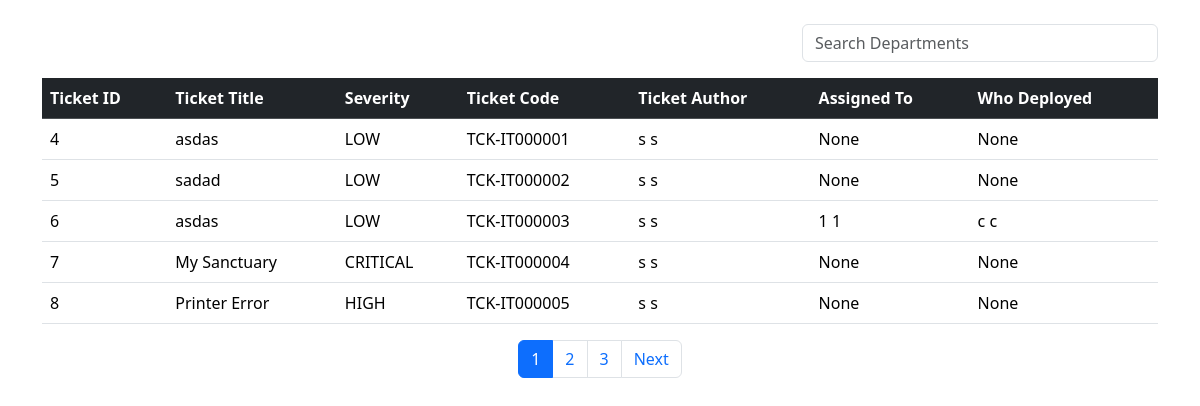
The page /UI_ticketCompilation on the database its author committed.
### ts_login/models.py (models this page shows, shortened)
class Ticket(models.Model):
    ticketCode = models.CharField(max_length=200,unique=True)
    ticketSeverity = models.CharField(
        max_length=20,
        choices=[('LOW','Low'),
                 ('MEDIUM','Medium'),
                 ('HIGH','High'),
                 ('CRITICAL','Critical'),
                 ('DANGER','Danger')],
        default='LOW')
    ticketTitle = models.CharField(max_length=200)
    ticketBody = models.TextField()
    ticketAuthor = models.ForeignKey(
        Tbl_AdmUser,
        on_delete=models.CASCADE,
        null=True,
        blank=True,
        related_name="tickets_created"
    )
    ticketAssignedTo = models.ForeignKey(
        Tbl_AdmUser,
        on_delete=models.SET_NULL,
        null=True,
        blank = True,
        related_name="assigned_tickets"
    )
    ticketDeployer= models.ForeignKey(
        Tbl_AdmUser,
        on_delete=models.SET_NULL,
        null=True,
        blank = True,
        related_name="tickets_Deployed"
    )
    ticketStatus=models.CharField(
        max_length=50,
        choices=[('OPEN','Open'),('IN_PROGRESS','In Progress'),('RESOLVED','Resolved'),
                 ('CLOSED','Closed'),('REJECTED','Rejected')],default='OPEN'
    )
    ticketCreatedAt = models.DateTimeField(auto_now_add=True)
    ticketUpdatedAt = models.DateTimeField(auto_now=True)

### userLogin/models.py (models this page shows)
class Tbl_AdmUser(models.Model):
    credentials = models.OneToOneField( userCredentials,on_delete=models.CASCADE,null=True)
    fname = models.CharField(max_length=100)
    mname = models.CharField(max_length=100)
    lname = models.CharField(max_length=100)
    bday = models.DateField()
    sex= models.CharField( max_length=1, choices=[ ('M','Male'), ('F','Female')])
    address = models.TextField()
    contactNo = models.CharField(max_length=20)
    isAdmin = models.BooleanField(default=False)
    isUser = models.BooleanField(default = True)
    isDeploy = models.BooleanField(default = False)
    dept = models.ForeignKey(TblAdmDepartment, on_delete=models.PROTECT, null= True, blank =True)
    def __str__(self):
        return f"{self.fname} {self.lname}"

### ts_login/views.py (the view)
# urls.py: path('UI_ticketCompilation',UI_showAllTicketCards,name='UI_showAllTicketCards'),
def UI_showAllTicketCards(request):
    ticketTable_count = Ticket.objects.all().order_by('id')
    paginator= Paginator(ticketTable_count,5)
    page_number = request.GET.get('page')
    ticketTable = paginator.get_page(page_number)
    return render(request,'UI_ticketCompilation.html',{'ticketTable':ticketTable})

### ts_login/templates/UI_ticketCompilation.html (shortened to what this page needs)
<!DOCTYPE html>
<html lang="en">
<head>
    <link href="https://cdn.jsdelivr.net/npm/bootstrap@5.3.2/dist/css/bootstrap.min.css" rel="stylesheet">
</head>
<body>
    <div class="container mt-4">
        <div class="row mb-3">
            <div class="col-md-4 ms-auto">
                <input type="text" id="ticketSearch" class="form-control" placeholder="Search Departments">
            </div>
        </div>
        <table class="table table-hover align-middle" id="ticketTable">
            <thead class="table-dark">
                <tr>
                    <th>Ticket ID </th>
                    <th>Ticket Title</th>
                    <th>Severity</th>
                    <th>Ticket Code</th>
                    <th>Ticket Author</th>
                    <th>Assigned To</th>
                    <th>Who Deployed</th>
                </tr>
            </thead>
            <tbody>
                {% for x in ticketTable %}
                <tr style="cursor:pointer" data-bs-toggle="modal" data-bs-target="#userModal" data-id="{{ x.id }}"
                    data-name="{{ x.ticketTitle }}" data-dept="{{ x.dept }}" data-ticket-body="{{ x.ticketBody }}"
                    data-ticket-author="{{x.ticketAuthor}}" data-ticket-timestamp="{{x.ticketCreatedAt}}"
                    data-ticket-status="{{ x.ticketStatus }}" data-ticket-Updated="{{ x.ticketUpdatedAt }}"
                    data-deploy="{{ x.isDeploy }}" data-user="{{ x.isUser }}">
                    <td>{{ x.id }}</td>
                    <td>{{ x.ticketTitle}} </td>
                    <td>{{ x.ticketSeverity }}</td>
                    <td>{{ x.ticketCode }}</td>
                    <td>{{ x.ticketAuthor }}</td>
                    <td>{{ x.ticketAssignedTo }}</td>
                    <td>{{ x.ticketDeployer }}</td>
                </tr>
                {% empty %}
                <tr>
                    <td colspan="5" class="text-center text-muted">
                        No records found
                    </td>
                </tr>
                {% endfor %}
            </tbody>
        </table>
    </div>
    <nav>
        <ul class="pagination justify-content-center">
            {% for num in ticketTable.paginator.page_range %}
            <li class="page-item {% if ticketTable.number == num %}active{% endif %}">
                <a class="page-link" href="?page={{ num }}">{{ num }}</a>
            </li>
            {% endfor %}
            {% if ticketTable.has_next %}
            <li class="page-item">
                <a class="page-link" href="?page={{ ticketTabledept_count.next_page_number}}">
                    Next</a>
            </li>
            {% endif %}
        </ul>
    </nav>
</body>
</html>

### rows shown on the page
Ticket: id "4", ticketTitle "asdas", ticketSeverity "LOW", ticketCode "TCK-IT000001", ticketAuthor "s s", ticketAssignedTo "None", ticketDeployer "None"
Ticket: id "5", ticketTitle "sadad", ticketSeverity "LOW", ticketCode "TCK-IT000002", ticketAuthor "s s", ticketAssignedTo "None", ticketDeployer "None"
Ticket: id "6", ticketTitle "asdas", ticketSeverity "LOW", ticketCode "TCK-IT000003", ticketAuthor "s s", ticketAssignedTo "1 1", ticketDeployer "c c"
Ticket: id "7", ticketTitle "My Sanctuary", ticketSeverity "CRITICAL", ticketCode "TCK-IT000004", ticketAuthor "s s", ticketAssignedTo "None", ticketDeployer "None"
Ticket: id "8", ticketTitle "Printer Error", ticketSeverity "HIGH", ticketCode "TCK-IT000005", ticketAuthor "s s", ticketAssignedTo "None", ticketDeployer "None"

### other values the page prints
{{ num }} "1" "2" "3"
